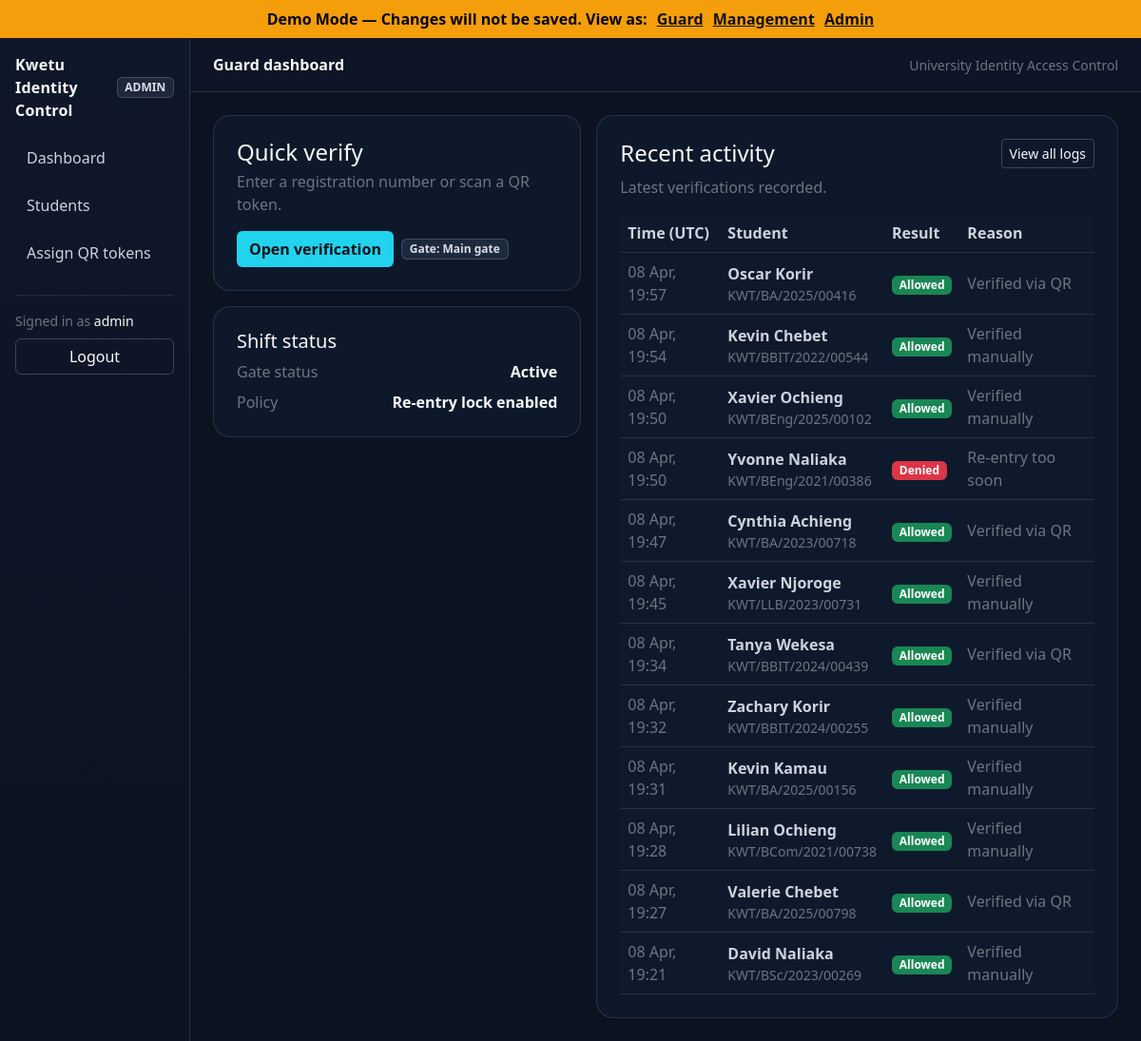
The app's page /guard with its own data.
### models/user.py (models this page shows)
class User(UserMixin, db.Model):
    __tablename__ = "users"
    id = db.Column(db.Integer, primary_key=True)
    username = db.Column(db.String(50), unique=True, nullable=False)
    password_hash = db.Column(db.String(255), nullable=False)
    role = db.Column(db.String(20), nullable=False)
    active = db.Column(db.Boolean, default=True)
    def get_id(self):
        return str(self.id)

### models/student.py (models this page shows, shortened)
class Student(db.Model):
    __tablename__ = "students"
    id = db.Column(db.Integer, primary_key=True)
    registration_number = db.Column(db.String(50), unique=True, nullable=False)
    full_name = db.Column(db.String(120), nullable=False)
    qr_token = db.Column(db.String(64), unique=True, nullable=True)
    is_active = db.Column(db.Boolean, default=True)
    photo_path = db.Column(db.String(255), nullable=True)
    created_at = db.Column(db.DateTime, server_default=db.func.now())

### app.py (the view)
    @app.route("/guard")
    @login_required
    @role_required(ROLE_GUARD)
    def guard_dashboard():
        logs = (
            EntryLog.query
            .order_by(EntryLog.created_at.desc())
            .limit(12)
            .all()
        )
        return render_template("guard/dashboard.html", logs=logs)

### app.py (called while the page is built, shortened)
def is_demo():
    return DEMO_MODE

def get_demo_user():
    demo_role = session.get("demo_role", ROLE_ADMIN)
    if demo_role not in ALL_ROLES:
        demo_role = ROLE_ADMIN
    demo_user = User.query.order_by(User.id.asc()).first()
    if demo_user:
        demo_user.role = demo_role
        return demo_user

### core/security.py (called while the page is built)
def role_required(required_role):
    def decorator(fn):
        @wraps(fn)
        @login_required
        def wrapper(*args, **kwargs):
            if has_app_context() and current_app.config.get("DEMO_MODE", False):
                return fn(*args, **kwargs)
            if not hasattr(current_user, "role"):
                abort(403)
            if current_user.role != required_role:
                abort(403)
            return fn(*args, **kwargs)
        return wrapper
    return decorator

### templates/guard/dashboard.html (shortened to what this page needs)
{% extends "base.html" %}
{% block page_title %}Guard dashboard{% endblock %}
{% block content %}
  <div class="row g-3">
    <div class="col-12 col-lg-5">
      <div class="surface p-4">
        <div class="h4 mb-1">Quick verify</div>
        <div class="text-secondary mb-3">Enter a registration number or scan a QR token.</div>
        <div class="d-flex gap-2 flex-wrap">
          <a class="btn btn-info fw-semibold" href="{{ url_for('guard_verify_student') }}">Open verification</a>
          <span class="badge badge-soft align-self-center">Gate: Main gate</span>
        </div>
      </div>
      <div class="surface p-4 mt-3">
        <div class="h5 mb-2">Shift status</div>
        <div class="d-flex justify-content-between">
          <div class="text-secondary">Gate status</div>
          <div class="fw-semibold">Active</div>
        </div>
        <div class="d-flex justify-content-between mt-2">
          <div class="text-secondary">Policy</div>
          <div class="fw-semibold">Re-entry lock enabled</div>
        </div>
      </div>
    </div>
    <div class="col-12 col-lg-7">
      <div class="surface p-4">
        <div class="d-flex align-items-center justify-content-between mb-2">
          <div class="h4 mb-0">Recent activity</div>
          <a class="btn btn-sm btn-outline-light" href="{{ url_for('management_entry_logs') }}">View all logs</a>
        </div>
        <div class="text-secondary mb-3">Latest verifications recorded.</div>
        <div class="table-responsive">
          <table class="table table-dark table-hover align-middle mb-0">
            <thead>
              <tr>
                <th>Time (UTC)</th>
                <th>Student</th>
                <th>Result</th>
                <th>Reason</th>
              </tr>
            </thead>
            <tbody>
              {% for log in logs %}
                <tr>
                  <td class="text-secondary">{{ log.created_at.strftime("%d %b, %H:%M") }}</td>
                  <td>
                    {% if log.student %}
                      <div class="fw-semibold">{{ log.student.full_name }}</div>
                      <div class="text-secondary small">{{ log.student.registration_number }}</div>
                    {% else %}
                      <span class="text-secondary">—</span>
                    {% endif %}
                  </td>
                  <td>
                    {% if log.result == 'allowed' %}
                      <span class="badge text-bg-success">Allowed</span>
                    {% else %}
                      <span class="badge text-bg-danger">Denied</span>
                    {% endif %}
                  </td>
                  <td class="text-secondary">{{ log.reason }}</td>
                </tr>
              {% else %}
                <tr>
                  <td colspan="4" class="text-secondary">No activity yet.</td>
                </tr>
              {% endfor %}
            </tbody>
          </table>
        </div>
      </div>
    </div>
  </div>
{% endblock %}

### templates/base.html (shortened to what this page needs)
<!DOCTYPE html>
<html lang="en">
<head>
  <link href="https://cdn.jsdelivr.net/npm/bootstrap@5.3.3/dist/css/bootstrap.min.css" rel="stylesheet">
  <link rel="stylesheet" href="{{ url_for('static', filename='css/app.css') }}">
</head>
<body class="text-light">
{% if is_demo() %}
<div class="demo-banner" style="background:#f59e0b;color:#000;padding:8px;text-align:center;font-weight:700;">
  Demo Mode — Changes will not be saved.
  <span style="font-weight:600;">View as:</span>
  <a href="{{ url_for('demo_switch_role', role='guard') }}" style="color:#111;text-decoration:underline;margin-left:6px;">Guard</a>
  <a href="{{ url_for('demo_switch_role', role='management') }}" style="color:#111;text-decoration:underline;margin-left:6px;">Management</a>
  <a href="{{ url_for('demo_switch_role', role='admin') }}" style="color:#111;text-decoration:underline;margin-left:6px;">Admin</a>
</div>
{% endif %}
{% set ep = request.endpoint or '' %}
<div class="container-fluid app-shell">
  <div class="row">
    <aside class="d-none d-lg-block col-lg-2 p-3 sidebar">
      <div class="d-flex align-items-center justify-content-between mb-3">
        <div class="brand">Kwetu Identity Control</div>
        <span class="badge badge-soft text-uppercase">{{ current_user.role }}</span>
      </div>
      <div class="nav flex-column">
        {% if current_user.role == 'guard' %}
          <a class="nav-link {% if ep == 'guard_dashboard' %}active{% endif %}" href="{{ url_for('guard_dashboard') }}">Dashboard</a>
          <a class="nav-link {% if ep in ['guard_verify_student', 'verify_qr'] %}active{% endif %}" href="{{ url_for('guard_verify_student') }}">Verify student</a>
        {% elif current_user.role == 'admin' %}
          <a class="nav-link {% if ep == 'admin_dashboard' %}active{% endif %}" href="{{ url_for('admin_dashboard') }}">Dashboard</a>
          <a class="nav-link {% if ep in ['list_students','add_student'] %}active{% endif %}" href="{{ url_for('list_students') }}">Students</a>
          <a class="nav-link {% if ep == 'assign_qr_tokens' %}active{% endif %}" href="{{ url_for('assign_qr_tokens') }}">Assign QR tokens</a>
        {% endif %}
      </div>
      <hr class="text-secondary">
      <div class="small text-secondary mb-2">
        Signed in as <span class="text-light">{{ current_user.username }}</span>
      </div>
      <a class="btn btn-outline-light w-100" href="{{ url_for('logout') }}">Logout</a>
    </aside>
    <div class="col-12 col-lg-10 p-0">
      <div class="topbar px-3 px-lg-4 py-3 d-flex align-items-center justify-content-between gap-2">
        <div class="d-flex align-items-center gap-2">
          <div class="fw-semibold">{% block page_title %}{% endblock %}</div>
        </div>
        <div class="text-secondary small d-none d-md-block">University Identity Access Control</div>
      </div>
      <main class="p-4">
        {% block content %}{% endblock %}
      </main>
    </div>
  </div>
</div>
</body>
</html>

### static/css/app.css (style rules this page uses)
:root { --kwetu-nav-start: #0f172a; --kwetu-nav-end: #1e293b; --kwetu-accent-1: #22d3ee; --kwetu-accent-2: #38bdf8; --kwetu-bg: #0b1220; --kwetu-surface: #0f1b2d; --kwetu-border-solid: #1f2937; --kwetu-text: #E2E8F0; --kwetu-muted: #94A3B8; --kwetu-border: rgba(148, 163, 184, 0.18); --bs-body-bg: var(--kwetu-bg); --bs-body-color: var(--kwetu-text); --bs-secondary-color: var(--kwetu-muted); --bs-border-color: rgba(148, 163, 184, 0.18); --bs-link-color: var(--kwetu-accent-2); --bs-link-hover-color: var(--kwetu-accent-1); --bs-info: var(--kwetu-accent-1); --bs-primary: var(--kwetu-accent-2); }
html, body { height: 100%; }
body { background: var(--kwetu-bg); }
.app-shell { min-height: 100vh; }
.sidebar { background: linear-gradient(180deg, var(--kwetu-nav-start) 0%, var(--kwetu-bg) 100%); border-right: 1px solid var(--kwetu-border); }
.sidebar .brand { font-weight: 700; letter-spacing: 0.2px; }
.sidebar .nav-link { color: rgba(226, 232, 240, 0.9); border-radius: 12px; padding: 10px 12px; margin-bottom: 6px; }
.topbar { background: rgba(15, 23, 42, 0.75); backdrop-filter: blur(8px); border-bottom: 1px solid var(--kwetu-border); }
.surface { background: rgba(15, 27, 45, 0.92); border: 1px solid var(--kwetu-border); border-radius: 18px; }
.btn-info { --bs-btn-color: #06121a; --bs-btn-border-color: transparent; --bs-btn-bg: var(--kwetu-accent-1); --bs-btn-hover-bg: var(--kwetu-accent-2); --bs-btn-hover-border-color: transparent; --bs-btn-active-bg: var(--kwetu-accent-2); --bs-btn-active-border-color: transparent; }
.btn-outline-light { --bs-btn-border-color: rgba(226, 232, 240, 0.22); --bs-btn-hover-bg: rgba(226, 232, 240, 0.10); }
.table-dark { --bs-table-bg: rgba(15, 27, 45, 0.92); --bs-table-striped-bg: rgba(255, 255, 255, 0.02); --bs-table-hover-bg: rgba(34, 211, 238, 0.06); --bs-table-border-color: rgba(148, 163, 184, 0.18); --bs-table-color: rgba(226, 232, 240, 0.92); }
.table thead th { color: rgba(226, 232, 240, 0.9); }
.table tbody td { color: rgba(226, 232, 240, 0.9); }
.badge-soft { border: 1px solid rgba(148, 163, 184, 0.30); background: rgba(148, 163, 184, 0.12); color: rgba(226, 232, 240, 0.95); }
.demo-banner a { color: #111; text-decoration: underline; }

### records on screen
User: role "ADMIN", username "admin"
Student: student.full_name "Oscar Korir", student.registration_number "KWT/BA/2025/00416"
Student: student.full_name "Kevin Chebet", student.registration_number "KWT/BBIT/2022/00544"
Student: student.full_name "Xavier Ochieng", student.registration_number "KWT/BEng/2025/00102"
Student: student.full_name "Yvonne Naliaka", student.registration_number "KWT/BEng/2021/00386"
Student: student.full_name "Cynthia Achieng", student.registration_number "KWT/BA/2023/00718"
Student: student.full_name "Xavier Njoroge", student.registration_number "KWT/LLB/2023/00731"
Student: student.full_name "Tanya Wekesa", student.registration_number "KWT/BBIT/2024/00439"
Student: student.full_name "Zachary Korir", student.registration_number "KWT/BBIT/2024/00255"
Student: student.full_name "Kevin Kamau", student.registration_number "KWT/BA/2025/00156"
Student: student.full_name "Lilian Ochieng", student.registration_number "KWT/BCom/2021/00738"
Student: student.full_name "Valerie Chebet", student.registration_number "KWT/BA/2025/00798"
Student: student.full_name "David Naliaka", student.registration_number "KWT/BSc/2023/00269"

### other values on screen
{{ log.created_at.strftime("%d %b, %H:%M") }} "08 Apr, 19:57" "08 Apr, 19:54" "08 Apr, 19:50" "08 Apr, 19:50" "08 Apr, 19:47" "08 Apr, 19:45" "08 Apr, 19:34" "08 Apr, 19:32" "08 Apr, 19:31" "08 Apr, 19:28" "08 Apr, 19:27" "08 Apr, 19:21"
{{ log.reason }} "Verified via QR" "Verified manually" "Verified manually" "Re-entry too soon" "Verified via QR" "Verified manually" "Verified via QR" "Verified manually" "Verified manually" "Verified manually" "Verified via QR" "Verified manually"
